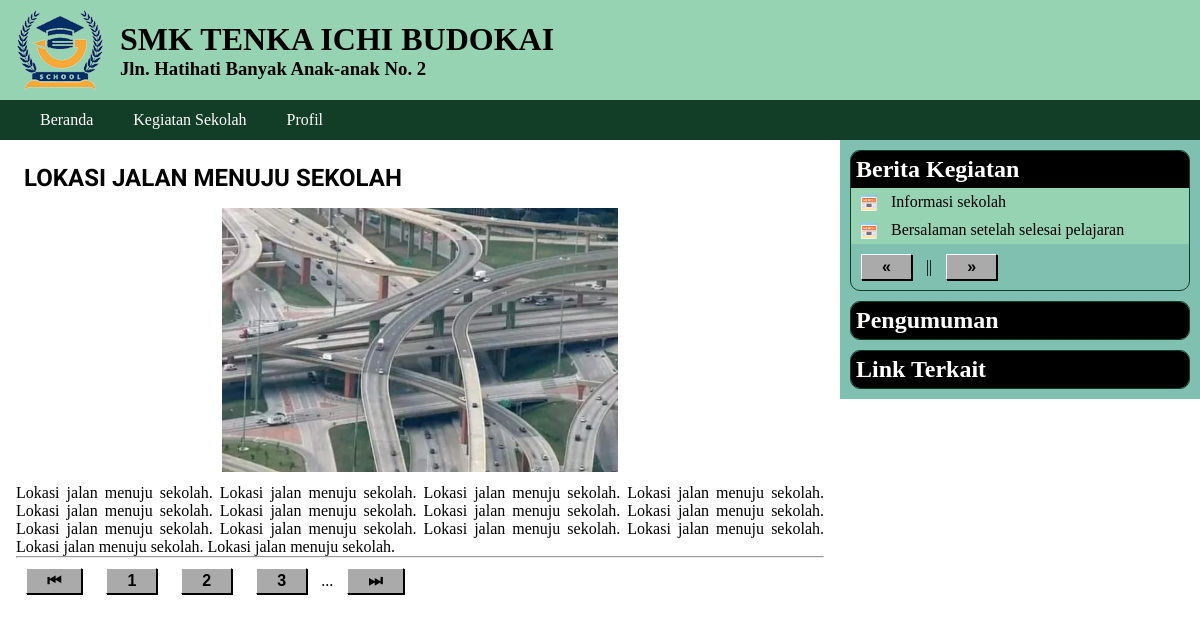
The app's page /kegiatan.php?id=3 with its own data.
### tables this page shows
CREATE TABLE `kegiatan` (
  `ID_kegiatan` int(10) NOT NULL,
  `judul_kegiatan` varchar(200) NOT NULL,
  `artikel_kegiatan` text NOT NULL,
  `tgl_upload` datetime NOT NULL,
  `ID_admin` int(2) NOT NULL
);

CREATE TABLE `foto_kegiatan` (
  `ID` int(10) NOT NULL,
  `ID_kegiatan` int(10) NOT NULL,
  `foto` varchar(100) NOT NULL,
  `caption` varchar(255) NOT NULL
);

### kegiatan.php (the view, shortened to what this page needs)
<?php
include "admin/config.php";
include "admin/functions.php";
$p = isset($_GET['p'])? $_GET['p'] : 1;
$limit = 2;
$start = ($p-1) * $limit;
$sql2 = " SELECT ID_kegiatan,
                 judul_kegiatan
          FROM kegiatan
          ORDER BY ID_kegiatan DESC
          LIMIT $start, $limit ";
$hasil2 = get_data($sql2);
$sql_total = " SELECT COUNT(*) AS totaldata
               FROM kegiatan ";
$hasil_total = get_data($sql_total);
$total = $hasil_total[0]["totaldata"];
$total_halaman = ceil($total / $limit);
include "header.php";
?>
<main>
<section>
<?php
if (!isset($_GET["id"])) {
  $start_limit = ($p-1) * $limit;
  $sql3 = " SELECT * FROM kegiatan
            ORDER BY ID_kegiatan DESC
            LIMIT $start_limit, 1";
 $hasil3 = get_data($sql3);
 $berita = $hasil3[0];
 $id = $berita["ID_kegiatan"];
} else
if (isset($_GET["id"])) {
 $id = $_GET["id"];
 $sql3 = " SELECT * FROM kegiatan WHERE ID_kegiatan = $id";
 $hasil3 = get_data($sql3);
 $berita = $hasil3[0];
}
 $sql4 = " SELECT * FROM foto_kegiatan
           WHERE ID_kegiatan = $id";
 $listfoto = get_data($sql4);
 echo "<h1>$berita[judul_kegiatan]</h1>";
 if (isset($listfoto[0])){
  $gambar = $listfoto[0]['foto'];
  cetak_foto( $gambar );
 }
 echo "<div>$berita[artikel_kegiatan]</div> ";
?>
<hr>
<a class="tombol" href="kegiatan.php?p=1">&#x23ee;</a>
<?php
if ($p <= 2) {
  $mulai_jump = 1;    $akhir_jump = 3;
  $mulai_titik = "";    $akhir_titik = "..."; }
for( $i=$mulai_jump; $i<=$akhir_jump; $i++) {
   echo "<a class='tombol'
            href='kegiatan.php?p=$i'>$i</a> ";
}
echo $akhir_titik;
?>
<a class="tombol"
 href="kegiatan.php?p=<?= $total_halaman ?>">&#x23ed;</a>
</section>
<aside>
 <div class='widget'>
   <h2>Berita Kegiatan</h2>
   <ul class='daftar_link'>
<?php
for($i=0; $i<count($hasil2); $i++) {
    $id_kegiatan = $hasil2[$i]["ID_kegiatan"];
    $judul = $hasil2[$i]["judul_kegiatan"];
    echo "<li>
    <a href='kegiatan.php?id=$id_kegiatan'>
    $judul</a></li> ";
}
?>
   </ul>
<?php
if ($p > 1) {
  $prev_p = $p - 1;
  $href = "kegiatan.php?p=$prev_p";
}
else {
  $href = "";
}
echo "<a href='$href' class='tombol'>
      &laquo; </a>";
echo " || ";
$next_p = $p + 1;
if ($next_p > $total_halaman)
   $href = "";
else
   $href = "kegiatan.php?p=$next_p";
echo "<a href='$href' class='tombol'>
      &raquo; </a>";
?>
 </div>
 <div class='widget'>
  <h2>Pengumuman</h2>
 </div>
 <div class='widget'>
  <h2>Link Terkait</h2>
 </div>
</aside>
</main>
</body>
</html>

### admin/functions.php (shortened to what this page needs)
<?php
function get_data( $sql ) {
    global $koneksi;
    $hasil = array();
    $query = mysqli_query($koneksi, $sql);
    if (mysqli_num_rows($query) == 0) {
        return $hasil;
    }
    else
    {
        while( $row = mysqli_fetch_assoc($query)){
            $hasil[] = $row;
        }
        return $hasil;
    }
}
function cetak_foto($gambar) {
    echo "<blockquote>
    <a href=\"javascript:buka_popup('upload/$gambar')\">
    <img src='upload/$gambar' width='50%'>
    </a>
    </blockquote>";
}

### style.css (style rules this page uses)
* { margin:0; padding:0; }
main { display: flex; justify-content: space-between; }
main section { padding: 1rem; text-align: justify; flex: 1; }
blockquote { padding:0.5rem; text-align: center; }
section h1 { padding: 0.5rem; text-transform: uppercase; font-family: 'Roboto', sans-serif; }
aside { width: 30%; background:#80c0b0; height: 100%; }
.widget { margin: 10px; border-radius: 10px; border:1px solid #123d26; overflow: hidden; }
.widget h2 { background:black; color:white; padding:5px; font-family:Tahoma; }
.daftar_link { list-style: none; }
.daftar_link li { background:#96d3b3; }
.daftar_link li::before { content: ''; display: inline-block; height: 16px; width: 16px; background-size: cover; background-image: url('images/icon-news.png'); background-repeat: no-repeat; margin-left: 10px; background-position: center center; vertical-align: middle; }
.daftar_link li a { display:inline-block; padding:5px 10px; text-decoration: none; color:black; }
.tombol { display: inline-block; background-color: #aaa; color: black; font-weight: 900; font-family: Arial; padding: 3px 20px; box-shadow: 1px 1px 0 black; text-decoration: none; margin:10px; border-left: 1px solid white; border-top: 1px solid white; border-right: 1px solid black; border-bottom: 1px solid black; }

### records on screen
kegiatan: judul_kegiatan "LOKASI JALAN MENUJU SEKOLAH", artikel_kegiatan "Lokasi jalan menuju sekolah. Lokasi jalan menuju sekolah. Lokasi jalan menuju sekolah. Lokasi jalan menuju sekolah. Lokasi jalan menuju sekolah. Lokasi jalan menuju sekolah. Lokasi jalan menuju sekolah. Lokasi jalan menuju sekolah. Lokasi jalan menuju sekolah. Lokasi jalan menuju sekolah. Lokasi jalan menuju sekolah. Lokasi jalan menuju sekolah. Lokasi jalan menuju sekolah. Lokasi jalan menuju sekolah."
foto_kegiatan: foto (picture)
kegiatan: judul_kegiatan "Informasi sekolah"
kegiatan: judul_kegiatan "Bersalaman setelah selesai pelajaran"

### other values on screen
$akhir_titik "..."
